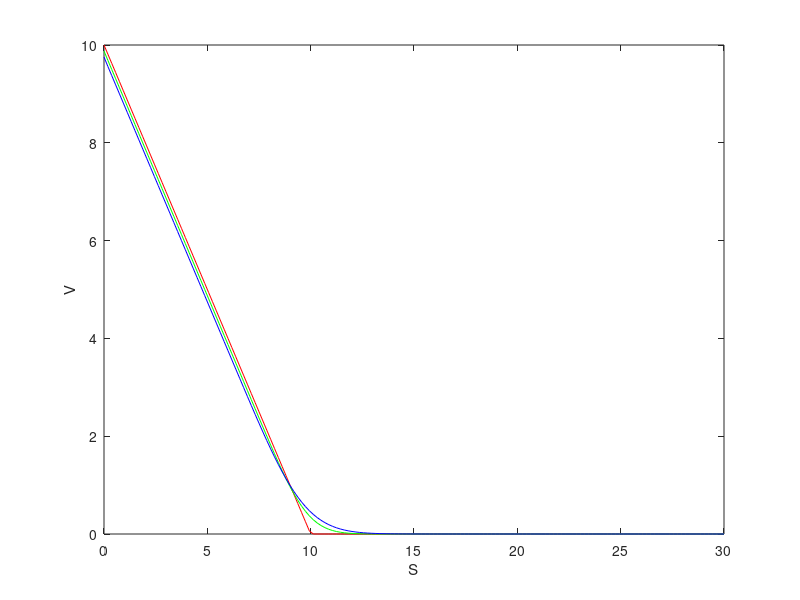
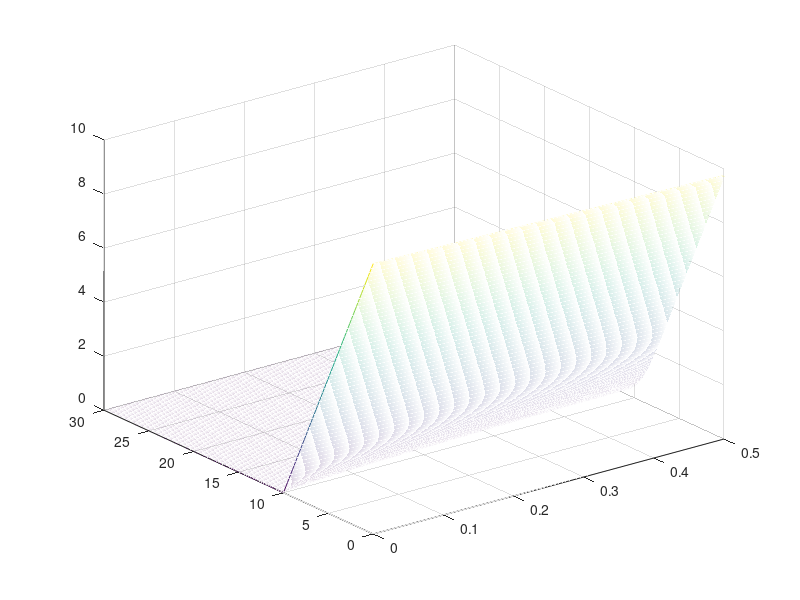

These charts were generated, in order, by the following MATLAB code:
clc;close all; clear all;
X = 10; r = 0.05; sigma = 0.20;
T = 0.5;
N = 160;
M = 1600;
Smin = 0;
Smax = 30;
dS = (Smax-Smin)/N;
dt = T/M;
V(1:N+1,1:M+1)= 0;
S = Smin+(0:N)*dS;
tau = (0:M)*dt;
V(1:N+1,1) = max(X-S,0);
V(1,1:M+1)= X*exp(-r*tau);
V(N+1,1:M+1)= 0;
[call, put] = blsprice(S,X,r,T,sigma);
for j = 1:M
    for n = 2:N
        V(n,j+1)=0.5*dt*(sigma*sigma*n*n-r*n)*V(n-1,j) + (1 - dt*(sigma*sigma*n*n+r))*V(n,j)+0.5*dt*(sigma*sigma*n*n+r*n)*V(n+1,j);
    end
end
RMSE= sqrt(mean((V(:,M)'-put).^2))
figure(1)
plot(S,V(:,1),'r-',S,V(:,round(M/2)),'g-',S,V(:,M+1),'b-')
xlabel('S')
ylabel('V')

figure(2)
mesh(tau,S,V)
